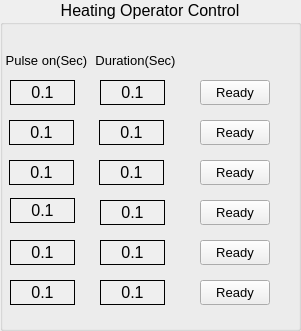
  <widget class="QGroupBox" name="groupBox_2" >
   <property name="geometry" >
    <rect>
     <x>530</x>
     <y>100</y>
     <width>301</width>
     <height>331</height>
    </rect>
   </property>
   <property name="palette" >
    <palette>
     <active>
      <colorrole role="Light" >
       <brush brushstyle="SolidPattern" >
        <color alpha="255" >
         <red>255</red>
         <green>0</green>
         <blue>0</blue>
        </color>
       </brush>
      </colorrole>
     </active>
     <inactive>
      <colorrole role="Light" >
       <brush brushstyle="SolidPattern" >
        <color alpha="255" >
         <red>255</red>
         <green>0</green>
         <blue>0</blue>
        </color>
       </brush>
      </colorrole>
     </inactive>
     <disabled>
      <colorrole role="Light" >
       <brush brushstyle="SolidPattern" >
        <color alpha="255" >
         <red>255</red>
         <green>0</green>
         <blue>0</blue>
        </color>
       </brush>
      </colorrole>
     </disabled>
    </palette>
   </property>
   <property name="font" >
    <font>
     <pointsize>12</pointsize>
    </font>
   </property>
   <property name="title" >
    <string>Heating Operator Control</string>
   </property>
   <property name="alignment" >
    <set>Qt::AlignHCenter</set>
   </property>
   <widget class="QLabel" name="label_22" >
    <property name="geometry" >
     <rect>
      <x>1</x>
      <y>50</y>
      <width>91</width>
      <height>21</height>
     </rect>
    </property>
    <property name="font" >
     <font>
      <pointsize>10</pointsize>
     </font>
    </property>
    <property name="text" >
     <string>Pulse on(Sec)</string>
    </property>
    <property name="alignment" >
     <set>Qt::AlignCenter</set>
    </property>
   </widget>
   <widget class="QLabel" name="label_24" >
    <property name="geometry" >
     <rect>
      <x>90</x>
      <y>50</y>
      <width>91</width>
      <height>21</height>
     </rect>
    </property>
    <property name="font" >
     <font>
      <pointsize>10</pointsize>
     </font>
    </property>
    <property name="text" >
     <string>Duration(Sec)</string>
    </property>
    <property name="alignment" >
     <set>Qt::AlignCenter</set>
    </property>
   </widget>
   <widget class="CALabel" name="caLabel_19" >
    <property name="geometry" >
     <rect>
      <x>10</x>
      <y>80</y>
      <width>65</width>
      <height>25</height>
     </rect>
    </property>
    <property name="font" >
     <font>
      <pointsize>12</pointsize>
     </font>
    </property>
    <property name="autoFillBackground" >
     <bool>true</bool>
    </property>
    <property name="frameShape" >
     <enum>QFrame::Box</enum>
    </property>
    <property name="text" >
     <string>0.1</string>
    </property>
    <property name="alignment" >
     <set>Qt::AlignCenter</set>
    </property>
    <property name="pvname" >
     <string>NB11_KSTAR_OPR_PULSE_START</string>
    </property>
    <property name="dmode" stdset="0" >
     <enum>CALabel::Choice</enum>
    </property>
    <property name="ttdmode" stdset="0" >
     <enum>CALabel::Hide</enum>
    </property>
    <property name="dbrequest" stdset="0" >
     <enum>CALabel::DBRGSTR</enum>
    </property>
   </widget>
   <widget class="CALabel" name="caLabel_20" >
    <property name="geometry" >
     <rect>
      <x>100</x>
      <y>80</y>
      <width>65</width>
      <height>25</height>
     </rect>
    </property>
    <property name="font" >
     <font>
      <pointsize>12</pointsize>
     </font>
    </property>
    <property name="autoFillBackground" >
     <bool>true</bool>
    </property>
    <property name="frameShape" >
     <enum>QFrame::Box</enum>
    </property>
    <property name="text" >
     <string>0.1</string>
    </property>
    <property name="alignment" >
     <set>Qt::AlignCenter</set>
    </property>
    <property name="pvname" >
     <string>NB1_PARAM_BEAM_PW</string>
    </property>
    <property name="dmode" stdset="0" >
     <enum>CALabel::Double</enum>
    </property>
    <property name="ttdmode" stdset="0" >
     <enum>CALabel::Hide</enum>
    </property>
    <property name="dbrequest" stdset="0" >
     <enum>CALabel::DBRGSTR</enum>
    </property>
   </widget>
   <widget class="CALabel" name="caLabel_21" >
    <property name="geometry" >
     <rect>
      <x>99</x>
      <y>120</y>
      <width>65</width>
      <height>25</height>
     </rect>
    </property>
    <property name="font" >
     <font>
      <pointsize>12</pointsize>
     </font>
    </property>
    <property name="autoFillBackground" >
     <bool>true</bool>
    </property>
    <property name="frameShape" >
     <enum>QFrame::Box</enum>
    </property>
    <property name="text" >
     <string>0.1</string>
    </property>
    <property name="alignment" >
     <set>Qt::AlignCenter</set>
    </property>
    <property name="pvname" >
     <string>NB1_PARAM2_BEAM_PW</string>
    </property>
    <property name="dmode" stdset="0" >
     <enum>CALabel::Double</enum>
    </property>
    <property name="ttdmode" stdset="0" >
     <enum>CALabel::Hide</enum>
    </property>
    <property name="dbrequest" stdset="0" >
     <enum>CALabel::DBRGSTR</enum>
    </property>
   </widget>
   <widget class="CALabel" name="caLabel_22" >
    <property name="geometry" >
     <rect>
      <x>9</x>
      <y>120</y>
      <width>65</width>
      <height>25</height>
     </rect>
    </property>
    <property name="font" >
     <font>
      <pointsize>12</pointsize>
     </font>
    </property>
    <property name="autoFillBackground" >
     <bool>true</bool>
    </property>
    <property name="frameShape" >
     <enum>QFrame::Box</enum>
    </property>
    <property name="text" >
     <string>0.1</string>
    </property>
    <property name="alignment" >
     <set>Qt::AlignCenter</set>
    </property>
    <property name="pvname" >
     <string>NB12_KSTAR_OPR_PULSE_START</string>
    </property>
    <property name="dmode" stdset="0" >
     <enum>CALabel::Choice</enum>
    </property>
    <property name="ttdmode" stdset="0" >
     <enum>CALabel::Hide</enum>
    </property>
    <property name="dbrequest" stdset="0" >
     <enum>CALabel::DBRGSTR</enum>
    </property>
   </widget>
   <widget class="CALabel" name="caLabel_23" >
    <property name="geometry" >
     <rect>
      <x>99</x>
      <y>160</y>
      <width>65</width>
      <height>25</height>
     </rect>
    </property>
    <property name="font" >
     <font>
      <pointsize>12</pointsize>
     </font>
    </property>
    <property name="autoFillBackground" >
     <bool>true</bool>
    </property>
    <property name="frameShape" >
     <enum>QFrame::Box</enum>
    </property>
    <property name="text" >
     <string>0.1</string>
    </property>
    <property name="alignment" >
     <set>Qt::AlignCenter</set>
    </property>
    <property name="pvname" >
     <string>ECH_HV_PULSE_LENGTH</string>
    </property>
    <property name="dmode" stdset="0" >
     <enum>CALabel::Double</enum>
    </property>
    <property name="ttdmode" stdset="0" >
     <enum>CALabel::Hide</enum>
    </property>
    <property name="dbrequest" stdset="0" >
     <enum>CALabel::DBRGSTR</enum>
    </property>
   </widget>
   <widget class="CALabel" name="caLabel_24" >
    <property name="geometry" >
     <rect>
      <x>9</x>
      <y>160</y>
      <width>65</width>
      <height>25</height>
     </rect>
    </property>
    <property name="font" >
     <font>
      <pointsize>12</pointsize>
     </font>
    </property>
    <property name="autoFillBackground" >
     <bool>true</bool>
    </property>
    <property name="frameShape" >
     <enum>QFrame::Box</enum>
    </property>
    <property name="text" >
     <string>0.1</string>
    </property>
    <property name="alignment" >
     <set>Qt::AlignCenter</set>
    </property>
    <property name="pvname" >
     <string>ECH_HV_PULSE_START</string>
    </property>
    <property name="dmode" stdset="0" >
     <enum>CALabel::Choice</enum>
    </property>
    <property name="ttdmode" stdset="0" >
     <enum>CALabel::Hide</enum>
    </property>
    <property name="dbrequest" stdset="0" >
     <enum>CALabel::DBRGSTR</enum>
    </property>
   </widget>
   <widget class="CALabel" name="caLabel_25" >
    <property name="geometry" >
     <rect>
      <x>100</x>
      <y>200</y>
      <width>65</width>
      <height>25</height>
     </rect>
    </property>
    <property name="font" >
     <font>
      <pointsize>12</pointsize>
     </font>
    </property>
    <property name="autoFillBackground" >
     <bool>true</bool>
    </property>
    <property name="frameShape" >
     <enum>QFrame::Box</enum>
    </property>
    <property name="text" >
     <string>0.1</string>
    </property>
    <property name="alignment" >
     <set>Qt::AlignCenter</set>
    </property>
    <property name="pvname" >
     <string>EC1_LTU_RF_PULSE</string>
    </property>
    <property name="dmode" stdset="0" >
     <enum>CALabel::Double</enum>
    </property>
    <property name="ttdmode" stdset="0" >
     <enum>CALabel::Hide</enum>
    </property>
    <property name="dbrequest" stdset="0" >
     <enum>CALabel::DBRGSTR</enum>
    </property>
   </widget>
   <widget class="CALabel" name="caLabel_26" >
    <property name="geometry" >
     <rect>
      <x>10</x>
      <y>198</y>
      <width>65</width>
      <height>25</height>
     </rect>
    </property>
    <property name="font" >
     <font>
      <pointsize>12</pointsize>
     </font>
    </property>
    <property name="autoFillBackground" >
     <bool>true</bool>
    </property>
    <property name="frameShape" >
     <enum>QFrame::Box</enum>
    </property>
    <property name="text" >
     <string>0.1</string>
    </property>
    <property name="alignment" >
     <set>Qt::AlignCenter</set>
    </property>
    <property name="pvname" >
     <string>EC1_LTU_RF_ON</string>
    </property>
    <property name="dmode" stdset="0" >
     <enum>CALabel::Choice</enum>
    </property>
    <property name="ttdmode" stdset="0" >
     <enum>CALabel::Hide</enum>
    </property>
    <property name="dbrequest" stdset="0" >
     <enum>CALabel::DBRGSTR</enum>
    </property>
   </widget>
   <widget class="CALabel" name="caLabel_27" >
    <property name="geometry" >
     <rect>
      <x>10</x>
      <y>240</y>
      <width>65</width>
      <height>25</height>
     </rect>
    </property>
    <property name="font" >
     <font>
      <pointsize>12</pointsize>
     </font>
    </property>
    <property name="autoFillBackground" >
     <bool>true</bool>
    </property>
    <property name="frameShape" >
     <enum>QFrame::Box</enum>
    </property>
    <property name="text" >
     <string>0.1</string>
    </property>
    <property name="alignment" >
     <set>Qt::AlignCenter</set>
    </property>
    <property name="pvname" >
     <string>LH1_RF_ON_TIME</string>
    </property>
    <property name="dmode" stdset="0" >
     <enum>CALabel::Choice</enum>
    </property>
    <property name="ttdmode" stdset="0" >
     <enum>CALabel::Hide</enum>
    </property>
    <property name="dbrequest" stdset="0" >
     <enum>CALabel::DBRGSTR</enum>
    </property>
   </widget>
   <widget class="CALabel" name="caLabel_28" >
    <property name="geometry" >
     <rect>
      <x>100</x>
      <y>240</y>
      <width>65</width>
      <height>25</height>
     </rect>
    </property>
    <property name="font" >
     <font>
      <pointsize>12</pointsize>
     </font>
    </property>
    <property name="autoFillBackground" >
     <bool>true</bool>
    </property>
    <property name="frameShape" >
     <enum>QFrame::Box</enum>
    </property>
    <property name="text" >
     <string>0.1</string>
    </property>
    <property name="alignment" >
     <set>Qt::AlignCenter</set>
    </property>
    <property name="pvname" >
     <string>LH1_RFK_PULSE_CMD</string>
    </property>
    <property name="dmode" stdset="0" >
     <enum>CALabel::Double</enum>
    </property>
    <property name="ttdmode" stdset="0" >
     <enum>CALabel::Hide</enum>
    </property>
    <property name="dbrequest" stdset="0" >
     <enum>CALabel::DBRGSTR</enum>
    </property>
   </widget>
   <widget class="CALabel" name="caLabel_29" >
    <property name="geometry" >
     <rect>
      <x>10</x>
      <y>280</y>
      <width>65</width>
      <height>25</height>
     </rect>
    </property>
    <property name="font" >
     <font>
      <pointsize>12</pointsize>
     </font>
    </property>
    <property name="autoFillBackground" >
     <bool>true</bool>
    </property>
    <property name="frameShape" >
     <enum>QFrame::Box</enum>
    </property>
    <property name="text" >
     <string>0.1</string>
    </property>
    <property name="alignment" >
     <set>Qt::AlignCenter</set>
    </property>
    <property name="pvname" >
     <string>DEVOPI01_PULSEON_ICRF</string>
    </property>
    <property name="dmode" stdset="0" >
     <enum>CALabel::Choice</enum>
    </property>
    <property name="ttdmode" stdset="0" >
     <enum>CALabel::Hide</enum>
    </property>
    <property name="dbrequest" stdset="0" >
     <enum>CALabel::DBRGSTR</enum>
    </property>
   </widget>
   <widget class="CALabel" name="caLabel_30" >
    <property name="geometry" >
     <rect>
      <x>100</x>
      <y>280</y>
      <width>65</width>
      <height>25</height>
     </rect>
    </property>
    <property name="font" >
     <font>
      <pointsize>12</pointsize>
     </font>
    </property>
    <property name="autoFillBackground" >
     <bool>true</bool>
    </property>
    <property name="frameShape" >
     <enum>QFrame::Box</enum>
    </property>
    <property name="text" >
     <string>0.1</string>
    </property>
    <property name="alignment" >
     <set>Qt::AlignCenter</set>
    </property>
    <property name="pvname" >
     <string>DEVOPI01_DURA_ICRF</string>
    </property>
    <property name="dmode" stdset="0" >
     <enum>CALabel::Double</enum>
    </property>
    <property name="ttdmode" stdset="0" >
     <enum>CALabel::Hide</enum>
    </property>
    <property name="dbrequest" stdset="0" >
     <enum>CALabel::DBRGSTR</enum>
    </property>
   </widget>
   <widget class="CAPushButton" name="caPushButton_4" >
    <property name="geometry" >
     <rect>
      <x>200</x>
      <y>240</y>
      <width>70</width>
      <height>25</height>
     </rect>
    </property>
    <property name="font" >
     <font>
      <pointsize>10</pointsize>
     </font>
    </property>
    <property name="text" >
     <string>Ready</string>
    </property>
    <property name="pvname" >
     <string>LH1_KSTAR_OPR_RDY</string>
    </property>
    <property name="truelabel" >
     <string>Not</string>
    </property>
    <property name="falselabel" >
     <string>Ready</string>
    </property>
    <property name="selColor" >
     <color>
      <red>0</red>
      <green>180</green>
      <blue>0</blue>
     </color>
    </property>
    <property name="unselColor" >
     <color>
      <red>150</red>
      <green>150</green>
      <blue>150</blue>
     </color>
    </property>
   </widget>
   <widget class="CAPushButton" name="caPushButton_3" >
    <property name="geometry" >
     <rect>
      <x>200</x>
      <y>280</y>
      <width>70</width>
      <height>25</height>
     </rect>
    </property>
    <property name="font" >
     <font>
      <pointsize>10</pointsize>
     </font>
    </property>
    <property name="text" >
     <string>Ready</string>
    </property>
    <property name="pvname" >
     <string>ICRF_KSTAR_OPR_RDY</string>
    </property>
    <property name="truelabel" >
     <string>Not</string>
    </property>
    <property name="falselabel" >
     <string>Ready</string>
    </property>
    <property name="selColor" >
     <color>
      <red>0</red>
      <green>180</green>
      <blue>0</blue>
     </color>
    </property>
    <property name="unselColor" >
     <color>
      <red>150</red>
      <green>150</green>
      <blue>150</blue>
     </color>
    </property>
   </widget>
   <widget class="CAPushButton" name="caPushButton_2" >
    <property name="geometry" >
     <rect>
      <x>200</x>
      <y>120</y>
      <width>70</width>
      <height>25</height>
     </rect>
    </property>
    <property name="font" >
     <font>
      <pointsize>10</pointsize>
     </font>
    </property>
    <property name="text" >
     <string>Ready</string>
    </property>
    <property name="pvname" >
     <string>NB12_KSTAR_OPR_RDY</string>
    </property>
    <property name="truelabel" >
     <string>Not</string>
    </property>
    <property name="falselabel" >
     <string>Ready</string>
    </property>
    <property name="selColor" >
     <color>
      <red>0</red>
      <green>180</green>
      <blue>0</blue>
     </color>
    </property>
    <property name="unselColor" >
     <color>
      <red>150</red>
      <green>150</green>
      <blue>150</blue>
     </color>
    </property>
   </widget>
   <widget class="CAPushButton" name="caPushButton" >
    <property name="geometry" >
     <rect>
      <x>200</x>
      <y>80</y>
      <width>70</width>
      <height>25</height>
     </rect>
    </property>
    <property name="font" >
     <font>
      <pointsize>10</pointsize>
     </font>
    </property>
    <property name="text" >
     <string>Ready</string>
    </property>
    <property name="pvname" >
     <string>NB11_KSTAR_OPR_RDY</string>
    </property>
    <property name="truelabel" >
     <string>Not</string>
    </property>
    <property name="falselabel" >
     <string>Ready</string>
    </property>
    <property name="selColor" >
     <color>
      <red>0</red>
      <green>180</green>
      <blue>0</blue>
     </color>
    </property>
    <property name="unselColor" >
     <color>
      <red>150</red>
      <green>150</green>
      <blue>150</blue>
     </color>
    </property>
   </widget>
   <widget class="CAPushButton" name="caPushButton_6" >
    <property name="geometry" >
     <rect>
      <x>200</x>
      <y>160</y>
      <width>70</width>
      <height>25</height>
     </rect>
    </property>
    <property name="font" >
     <font>
      <pointsize>10</pointsize>
     </font>
    </property>
    <property name="text" >
     <string>Ready</string>
    </property>
    <property name="pvname" >
     <string>ECH_KSTAR_OPR_RDY</string>
    </property>
    <property name="truelabel" >
     <string>Not</string>
    </property>
    <property name="falselabel" >
     <string>Ready</string>
    </property>
    <property name="selColor" >
     <color>
      <red>0</red>
      <green>180</green>
      <blue>0</blue>
     </color>
    </property>
    <property name="unselColor" >
     <color>
      <red>150</red>
      <green>150</green>
      <blue>150</blue>
     </color>
    </property>
   </widget>
   <widget class="CAPushButton" name="caPushButton_5" >
    <property name="geometry" >
     <rect>
      <x>200</x>
      <y>200</y>
      <width>70</width>
      <height>25</height>
     </rect>
    </property>
    <property name="font" >
     <font>
      <pointsize>10</pointsize>
     </font>
    </property>
    <property name="text" >
     <string>Ready</string>
    </property>
    <property name="pvname" >
     <string>EC1_KSTAR_OPR_RDY</string>
    </property>
    <property name="truelabel" >
     <string>Not</string>
    </property>
    <property name="falselabel" >
     <string>Ready</string>
    </property>
    <property name="selColor" >
     <color>
      <red>0</red>
      <green>180</green>
      <blue>0</blue>
     </color>
    </property>
    <property name="unselColor" >
     <color>
      <red>150</red>
      <green>150</green>
      <blue>150</blue>
     </color>
    </property>
   </widget>
  </widget>
